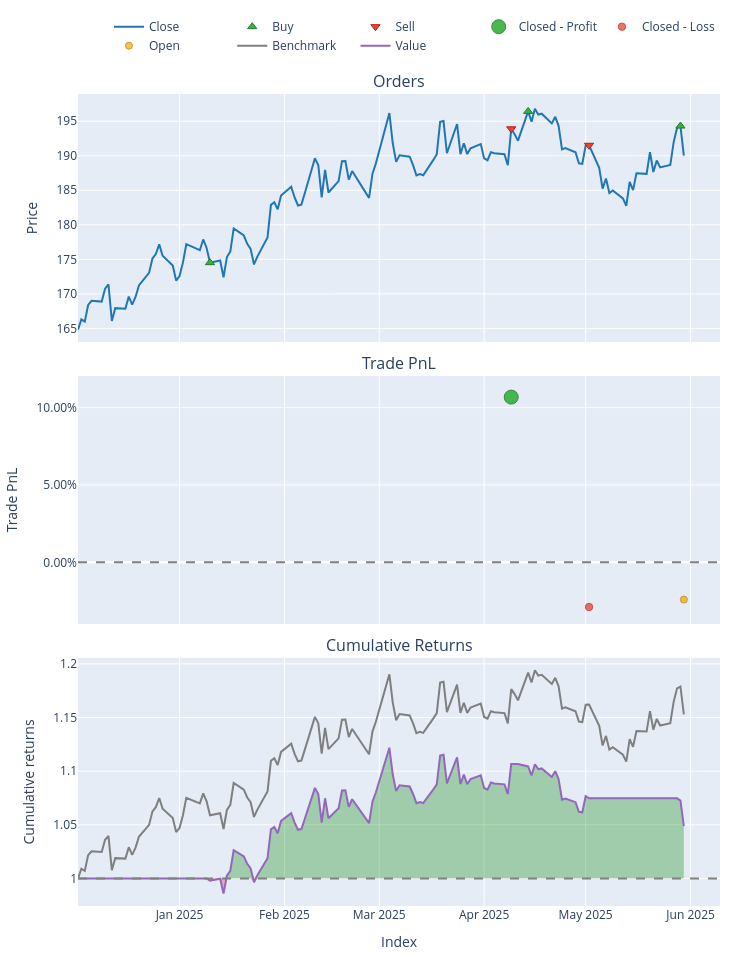

Notebook code for this chart:
### Code cell
import pandas as pd
import vectorbt as vbt
from ta.trend import SMAIndicator

url = "https://raw.githubusercontent.com/nextynewb/datasets/main/aapl.csv"
df = pd.read_csv(url, parse_dates=["Date"], index_col="Date")

from ta.momentum import RSIIndicator

df["RSI"] = RSIIndicator(df["Close"], window=14).rsi()

# buy when oversold, sell when overbought
entries = df["RSI"] < 30
exits   = df["RSI"] > 70

# everything below is identical to Strategy A
pf = vbt.Portfolio.from_signals(
    df["Close"], entries, exits,
    init_cash=10_000, fees=0.002, freq="1D")
print(pf.stats())
pf.plot().show()

### Figure 1 — Plotly figure (JSON) as saved in the notebook; plotly's stock layout.template omitted (floating-point values rounded to 4 significant figures; data arrays with more than 128 entries replaced by an {"elided": "..."} marker saying what was removed)
{"data": [{"legendgroup": "0", "line": {"color": "#1f77b4"}, "name": "Close", "showlegend": true, "type": "scatter", "uid": "5c3ce8fd-5e2b-45bc-8879-850fbd94f143", "x": {"elided": "130 str values"}, "xaxis": "x", "y": {"elided": "130 float values"}, "yaxis": "y"}, {"customdata": [[0.0, 57.19, 19.96], [2.0, 56.23, 22.09], [4.0, 55.2, 21.45]], "hovertemplate": "Order Id: %{customdata[0]}<br>Timestamp: %{x}<br>Price: %{y}<br>Size: %{customdata[1]:.6f}<br>Fees: %{customdata[2]:.6f}", "legendgroup": "1", "marker": {"color": "#37B13F", "line": {"color": "rgb(38,123,44)", "width": 1}, "size": 8, "symbol": "triangle-up"}, "mode": "markers", "name": "Buy", "type": "scatter", "uid": "7a598d36-70cc-4abc-a766-8dba680e0310", "x": ["2025-01-10T00:00:00.000000", "2025-04-14T00:00:00.000000", "2025-05-29T00:00:00.000000"], "xaxis": "x", "y": [174.5, 196.4, 194.3], "yaxis": "y"}, {"customdata": [[1.0, 57.19, 22.18], [3.0, 56.23, 21.54]], "hovertemplate": "Order Id: %{customdata[0]}<br>Timestamp: %{x}<br>Price: %{y}<br>Size: %{customdata[1]:.6f}<br>Fees: %{customdata[2]:.6f}", "legendgroup": "2", "marker": {"color": "#EA4335", "line": {"color": "rgb(181,31,18)", "width": 1}, "size": 8, "symbol": "triangle-down"}, "mode": "markers", "name": "Sell", "type": "scatter", "uid": "46099152-43ab-4bf4-87bd-4c116a013e08", "x": ["2025-04-09T00:00:00.000000", "2025-05-02T00:00:00.000000"], "xaxis": "x", "y": [193.9, 191.5], "yaxis": "y"}, {"customdata": [[0.0, 0.0, 1066.0, 0.1068]], "hovertemplate": "Exit Trade Id: %{customdata[0]}<br>Position Id: %{customdata[1]}<br>Exit Timestamp: %{x}<br>PnL: %{customdata[2]:.6f}<br>Return: %{customdata[3]:.2%}", "legendgroup": "3", "marker": {"color": "#37B13F", "line": {"color": "rgb(38,123,44)", "width": 1}, "opacity": [0.9], "size": [14.0], "symbol": "circle"}, "mode": "markers", "name": "Closed - Profit", "type": "scatter", "uid": "092d4f5c-330e-4e03-8f3a-bbb72c373a2b", "x": ["2025-04-09T00:00:00.000000"], "xaxis": "x2", "y": [0.1068], "yaxis": "y2"}, {"customdata": [[1.0, 1.0, -319.1, -0.0289]], "hovertemplate": "Exit Trade Id: %{customdata[0]}<br>Position Id: %{customdata[1]}<br>Exit Timestamp: %{x}<br>PnL: %{customdata[2]:.6f}<br>Return: %{customdata[3]:.2%}", "legendgroup": "4", "marker": {"color": "#EA4335", "line": {"color": "rgb(181,31,18)", "width": 1}, "opacity": [0.7587], "size": [7.408], "symbol": "circle"}, "mode": "markers", "name": "Closed - Loss", "type": "scatter", "uid": "1a9d8223-2302-4b0a-938b-89a4035f59a3", "x": ["2025-05-02T00:00:00.000000"], "xaxis": "x2", "y": [-0.0289], "yaxis": "y2"}, {"customdata": [[2.0, 2.0, -258.3, -0.02408]], "hovertemplate": "Exit Trade Id: %{customdata[0]}<br>Position Id: %{customdata[1]}<br>Exit Timestamp: %{x}<br>PnL: %{customdata[2]:.6f}<br>Return: %{customdata[3]:.2%}", "legendgroup": "5", "marker": {"color": "#FFAA00", "line": {"color": "rgb(178,118,0)", "width": 1}, "opacity": [0.75], "size": [7.0], "symbol": "circle"}, "mode": "markers", "name": "Open", "type": "scatter", "uid": "e466da1c-7037-472a-a6f3-2a871b6ba3c3", "x": ["2025-05-30T00:00:00.000000"], "xaxis": "x2", "y": [-0.02408], "yaxis": "y2"}, {"legendgroup": "6", "line": {"color": "#7f7f7f"}, "name": "Benchmark", "showlegend": true, "type": "scatter", "uid": "40763b3e-dee9-4226-9ceb-b8d8a0db0c86", "x": {"elided": "130 str values"}, "xaxis": "x3", "y": {"elided": "130 float values"}, "yaxis": "y3"}, {"hoverinfo": "skip", "legendgroup": "7", "line": {"color": "rgba(0, 0, 0, 0)", "width": 0}, "opacity": 0, "showlegend": false, "type": "scatter", "uid": "14bb3f96-2982-4288-af55-52c6b36ba0a1", "x": {"elided": "130 str values"}, "xaxis": "x3", "y": {"elided": "130 int values"}, "yaxis": "y3"}, {"connectgaps": false, "fill": "tonexty", "fillcolor": "rgba(0, 128, 0, 0.3)", "hoverinfo": "skip", "legendgroup": "7", "line": {"color": "rgba(0, 0, 0, 0)", "width": 0}, "opacity": 0, "showlegend": false, "type": "scatter", "uid": "7c46dabd-a08e-422b-836d-1e4d92729aab", "x": {"elided": "130 str values"}, "xaxis": "x3", "y": {"elided": "130 float values"}, "yaxis": "y3"}, {"hoverinfo": "skip", "legendgroup": "7", "line": {"color": "rgba(0, 0, 0, 0)", "width": 0}, "opacity": 0, "showlegend": false, "type": "scatter", "uid": "22d92474-440b-48d5-ae06-3d1db22aa8b1", "x": {"elided": "130 str values"}, "xaxis": "x3", "y": {"elided": "130 int values"}, "yaxis": "y3"}, {"connectgaps": false, "fill": "tonexty", "fillcolor": "rgba(255, 0, 0, 0.3)", "hoverinfo": "skip", "legendgroup": "7", "line": {"color": "rgba(0, 0, 0, 0)", "width": 0}, "opacity": 0, "showlegend": false, "type": "scatter", "uid": "55cd3c35-684f-4242-8699-ed403449d454", "x": {"elided": "130 str values"}, "xaxis": "x3", "y": {"elided": "130 float values"}, "yaxis": "y3"}, {"legendgroup": "8", "line": {"color": "#9467bd"}, "name": "Value", "showlegend": true, "type": "scatter", "uid": "2eda0cc3-2b54-43bc-9d9b-0c9b01ecf999", "x": {"elided": "130 str values"}, "xaxis": "x3", "y": {"elided": "130 float values"}, "yaxis": "y3"}, {"hoverinfo": "skip", "legendgroup": "7", "line": {"color": "rgba(0, 0, 0, 0)", "width": 0}, "opacity": 0, "showlegend": false, "type": "scatter", "uid": "ddc9a685-d37b-49d6-b28e-4a1689821647", "x": {"elided": "130 str values"}, "xaxis": "x3", "y": {"elided": "130 int values"}, "yaxis": "y3"}], "layout": {"annotations": [{"font": {"size": 16}, "showarrow": false, "text": "Orders", "x": 0.5, "xanchor": "center", "xref": "paper", "y": 1, "yanchor": "bottom", "yref": "paper"}, {"font": {"size": 16}, "showarrow": false, "text": "Trade PnL", "x": 0.5, "xanchor": "center", "xref": "paper", "y": 0.6528, "yanchor": "bottom", "yref": "paper"}, {"font": {"size": 16}, "showarrow": false, "text": "Cumulative Returns", "x": 0.5, "xanchor": "center", "xref": "paper", "y": 0.3056, "yanchor": "bottom", "yref": "paper"}], "height": 960, "legend": {"orientation": "h", "traceorder": "normal", "x": 1, "xanchor": "right", "y": 1.042, "yanchor": "bottom"}, "margin": {"b": 30, "l": 30, "r": 30, "t": 30}, "shapes": [{"line": {"color": "gray", "dash": "dash"}, "type": "line", "x0": 0, "x1": 1, "xref": "paper", "y0": 0, "y1": 0, "yref": "y2"}, {"line": {"color": "gray", "dash": "dash"}, "type": "line", "x0": 0, "x1": 1, "xref": "paper", "y0": 1, "y1": 1, "yref": "y3"}], "showlegend": true, "width": 750, "xaxis": {"anchor": "y", "domain": [0, 1], "matches": "x3", "showticklabels": false}, "xaxis2": {"anchor": "y2", "domain": [0, 1], "matches": "x3", "showticklabels": false}, "xaxis3": {"anchor": "y3", "domain": [0, 1], "title": {"text": "Index"}}, "yaxis": {"anchor": "x", "domain": [0.6944, 1], "title": {"text": "Price"}}, "yaxis2": {"anchor": "x2", "domain": [0.3472, 0.6528], "tickformat": ".2%", "title": {"text": "Trade PnL"}}, "yaxis3": {"anchor": "x3", "domain": [0, 0.3056], "title": {"text": "Cumulative returns"}}}}
